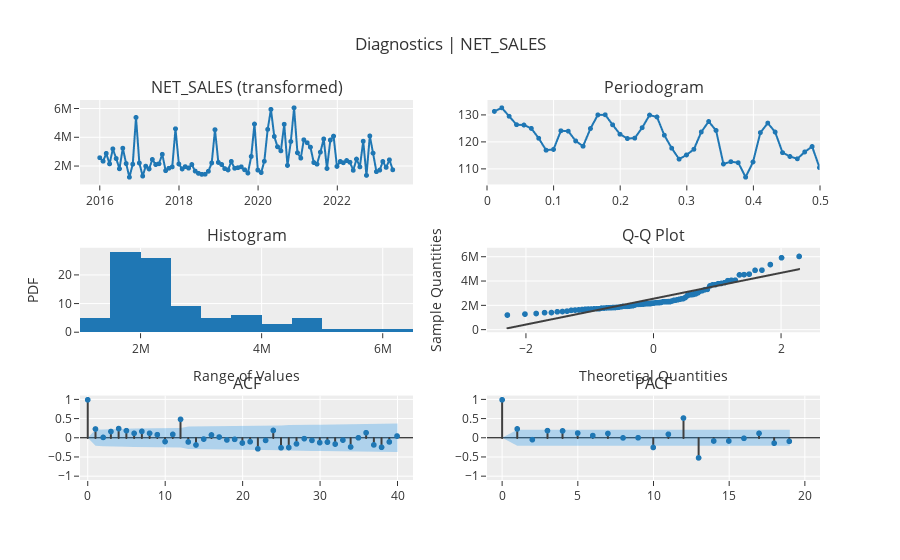

The cell this chart's notebook holds for it:
### Code cell
plot_model(plot = 'diagnostics')

### Figure 1 — Plotly figure (JSON) as saved in the notebook; plotly's stock layout.template omitted (floating-point values rounded to 4 significant figures)
{"data": [{"line": {"color": "rgb(31, 119, 180)", "width": 2}, "marker": {"color": "rgb(31, 119, 180)", "size": 5}, "mode": "lines+markers", "name": "NET_SALES (transformed)", "showlegend": false, "type": "scattergl", "x": ["2016-01-01T00:00:00", "2016-02-01T00:00:00", "2016-03-01T00:00:00", "2016-04-01T00:00:00", "2016-05-01T00:00:00", "2016-06-01T00:00:00", "2016-07-01T00:00:00", "2016-08-01T00:00:00", "2016-09-01T00:00:00", "2016-10-01T00:00:00", "2016-11-01T00:00:00", "2016-12-01T00:00:00", "2017-01-01T00:00:00", "2017-02-01T00:00:00", "2017-03-01T00:00:00", "2017-04-01T00:00:00", "2017-05-01T00:00:00", "2017-06-01T00:00:00", "2017-07-01T00:00:00", "2017-08-01T00:00:00", "2017-09-01T00:00:00", "2017-10-01T00:00:00", "2017-11-01T00:00:00", "2017-12-01T00:00:00", "2018-01-01T00:00:00", "2018-02-01T00:00:00", "2018-03-01T00:00:00", "2018-04-01T00:00:00", "2018-05-01T00:00:00", "2018-06-01T00:00:00", "2018-07-01T00:00:00", "2018-08-01T00:00:00", "2018-09-01T00:00:00", "2018-10-01T00:00:00", "2018-11-01T00:00:00", "2018-12-01T00:00:00", "2019-01-01T00:00:00", "2019-02-01T00:00:00", "2019-03-01T00:00:00", "2019-04-01T00:00:00", "2019-05-01T00:00:00", "2019-06-01T00:00:00", "2019-07-01T00:00:00", "2019-08-01T00:00:00", "2019-09-01T00:00:00", "2019-10-01T00:00:00", "2019-11-01T00:00:00", "2019-12-01T00:00:00", "2020-01-01T00:00:00", "2020-02-01T00:00:00", "2020-03-01T00:00:00", "2020-04-01T00:00:00", "2020-05-01T00:00:00", "2020-06-01T00:00:00", "2020-07-01T00:00:00", "2020-08-01T00:00:00", "2020-09-01T00:00:00", "2020-10-01T00:00:00", "2020-11-01T00:00:00", "2020-12-01T00:00:00", "2021-01-01T00:00:00", "2021-02-01T00:00:00", "2021-03-01T00:00:00", "2021-04-01T00:00:00", "2021-05-01T00:00:00", "2021-06-01T00:00:00", "2021-07-01T00:00:00", "2021-08-01T00:00:00", "2021-09-01T00:00:00", "2021-10-01T00:00:00", "2021-11-01T00:00:00", "2021-12-01T00:00:00", "2022-01-01T00:00:00", "2022-02-01T00:00:00", "2022-03-01T00:00:00", "2022-04-01T00:00:00", "2022-05-01T00:00:00", "2022-06-01T00:00:00", "2022-07-01T00:00:00", "2022-08-01T00:00:00", "2022-09-01T00:00:00", "2022-10-01T00:00:00", "2022-11-01T00:00:00", "2022-12-01T00:00:00", "2023-01-01T00:00:00", "2023-02-01T00:00:00", "2023-03-01T00:00:00", "2023-04-01T00:00:00", "2023-05-01T00:00:00", "2023-06-01T00:00:00"], "xaxis": "x", "y": [2592000.0, 2348000.0, 2895000.0, 2164000.0, 3210000.0, 2535000.0, 1820000.0, 3257000.0, 2185000.0, 1232000.0, 2138000.0, 5408000.0, 2221000.0, 1312000.0, 2004000.0, 1808000.0, 2467000.0, 2116000.0, 2169000.0, 2831000.0, 1689000.0, 1856000.0, 1954000.0, 4614000.0, 2156000.0, 1810000.0, 1968000.0, 1869000.0, 2115000.0, 1658000.0, 1501000.0, 1431000.0, 1439000.0, 1644000.0, 2228000.0, 4551000.0, 2265000.0, 2117000.0, 1830000.0, 1740000.0, 2333000.0, 1856000.0, 1895000.0, 1956000.0, 1749000.0, 1522000.0, 2682000.0, 4945000.0, 1729000.0, 1558000.0, 2346000.0, 4574000.0, 5971000.0, 4078000.0, 3357000.0, 3073000.0, 4931000.0, 2053000.0, 3727000.0, 6080000.0, 2937000.0, 2567000.0, 3845000.0, 3640000.0, 3332000.0, 2258000.0, 2143000.0, 2982000.0, 3904000.0, 1841000.0, 3827000.0, 4101000.0, 1986000.0, 2329000.0, 2240000.0, 2394000.0, 2276000.0, 1713000.0, 2497000.0, 1954000.0, 3746000.0, 1360000.0, 4112000.0, 2914000.0, 1622000.0, 1728000.0, 2326000.0, 1918000.0, 2444000.0, 1748000.0], "yaxis": "y"}, {"hoverinfo": "text", "hovertext": ["Freq: 0.0111<br>Ampl: 131.4795<br>Time period: 90.0", "Freq: 0.0222<br>Ampl: 132.8081<br>Time period: 45.0", "Freq: 0.0333<br>Ampl: 129.6521<br>Time period: 30.0", "Freq: 0.0444<br>Ampl: 126.5193<br>Time period: 22.5", "Freq: 0.0556<br>Ampl: 126.3928<br>Time period: 18.0", "Freq: 0.0667<br>Ampl: 125.1349<br>Time period: 15.0", "Freq: 0.0778<br>Ampl: 121.4472<br>Time period: 12.8571", "Freq: 0.0889<br>Ampl: 117.0087<br>Time period: 11.25", "Freq: 0.1<br>Ampl: 117.292<br>Time period: 10.0", "Freq: 0.1111<br>Ampl: 124.2475<br>Time period: 9.0", "Freq: 0.1222<br>Ampl: 124.0977<br>Time period: 8.1818", "Freq: 0.1333<br>Ampl: 120.4613<br>Time period: 7.5", "Freq: 0.1444<br>Ampl: 118.4888<br>Time period: 6.9231", "Freq: 0.1556<br>Ampl: 125.0706<br>Time period: 6.4286", "Freq: 0.1667<br>Ampl: 130.1636<br>Time period: 6.0", "Freq: 0.1778<br>Ampl: 130.209<br>Time period: 5.625", "Freq: 0.1889<br>Ampl: 126.4692<br>Time period: 5.2941", "Freq: 0.2<br>Ampl: 122.9587<br>Time period: 5.0", "Freq: 0.2111<br>Ampl: 121.3606<br>Time period: 4.7368", "Freq: 0.2222<br>Ampl: 121.5165<br>Time period: 4.5", "Freq: 0.2333<br>Ampl: 125.3978<br>Time period: 4.2857", "Freq: 0.2444<br>Ampl: 130.0937<br>Time period: 4.0909", "Freq: 0.2556<br>Ampl: 129.397<br>Time period: 3.913", "Freq: 0.2667<br>Ampl: 122.5854<br>Time period: 3.75", "Freq: 0.2778<br>Ampl: 117.7468<br>Time period: 3.6", "Freq: 0.2889<br>Ampl: 113.6722<br>Time period: 3.4615", "Freq: 0.3<br>Ampl: 115.245<br>Time period: 3.3333", "Freq: 0.3111<br>Ampl: 117.3539<br>Time period: 3.2143", "Freq: 0.3222<br>Ampl: 123.7945<br>Time period: 3.1034", "Freq: 0.3333<br>Ampl: 127.7001<br>Time period: 3.0", "Freq: 0.3444<br>Ampl: 124.3623<br>Time period: 2.9032", "Freq: 0.3556<br>Ampl: 111.8685<br>Time period: 2.8125", "Freq: 0.3667<br>Ampl: 112.7354<br>Time period: 2.7273", "Freq: 0.3778<br>Ampl: 112.3515<br>Time period: 2.6471", "Freq: 0.3889<br>Ampl: 106.9528<br>Time period: 2.5714", "Freq: 0.4<br>Ampl: 112.6224<br>Time period: 2.5", "Freq: 0.4111<br>Ampl: 123.5677<br>Time period: 2.4324", "Freq: 0.4222<br>Ampl: 127.1111<br>Time period: 2.3684", "Freq: 0.4333<br>Ampl: 123.7602<br>Time period: 2.3077", "Freq: 0.4444<br>Ampl: 116.0914<br>Time period: 2.25", "Freq: 0.4556<br>Ampl: 114.6684<br>Time period: 2.1951", "Freq: 0.4667<br>Ampl: 113.8042<br>Time period: 2.1429", "Freq: 0.4778<br>Ampl: 116.3662<br>Time period: 2.093", "Freq: 0.4889<br>Ampl: 118.3728<br>Time period: 2.0455", "Freq: 0.5<br>Ampl: 110.5239<br>Time period: 2.0"], "line": {"color": "#1f77b4", "width": 2}, "marker": {"size": 5}, "mode": "lines+markers", "name": "NET_SALES (transformed)", "showlegend": false, "type": "scattergl", "x": [0.01111, 0.02222, 0.03333, 0.04444, 0.05556, 0.06667, 0.07778, 0.08889, 0.1, 0.1111, 0.1222, 0.1333, 0.1444, 0.1556, 0.1667, 0.1778, 0.1889, 0.2, 0.2111, 0.2222, 0.2333, 0.2444, 0.2556, 0.2667, 0.2778, 0.2889, 0.3, 0.3111, 0.3222, 0.3333, 0.3444, 0.3556, 0.3667, 0.3778, 0.3889, 0.4, 0.4111, 0.4222, 0.4333, 0.4444, 0.4556, 0.4667, 0.4778, 0.4889, 0.5], "xaxis": "x2", "y": [131.5, 132.8, 129.7, 126.5, 126.4, 125.1, 121.4, 117.0, 117.3, 124.2, 124.1, 120.5, 118.5, 125.1, 130.2, 130.2, 126.5, 123.0, 121.4, 121.5, 125.4, 130.1, 129.4, 122.6, 117.7, 113.7, 115.2, 117.4, 123.8, 127.7, 124.4, 111.9, 112.7, 112.4, 107.0, 112.6, 123.6, 127.1, 123.8, 116.1, 114.7, 113.8, 116.4, 118.4, 110.5], "yaxis": "y2"}, {"alignmentgroup": "True", "bingroup": "x", "hovertemplate": "variable=NET_SALES (transformed)<br>value=%{x}<br>count=%{y}<extra></extra>", "legendgroup": "NET_SALES (transformed)", "marker": {"color": "#1f77b4", "pattern": {"shape": ""}}, "name": "NET_SALES (transformed)", "offsetgroup": "NET_SALES (transformed)", "orientation": "v", "showlegend": false, "type": "histogram", "x": [2592000.0, 2348000.0, 2895000.0, 2164000.0, 3210000.0, 2535000.0, 1820000.0, 3257000.0, 2185000.0, 1232000.0, 2138000.0, 5408000.0, 2221000.0, 1312000.0, 2004000.0, 1808000.0, 2467000.0, 2116000.0, 2169000.0, 2831000.0, 1689000.0, 1856000.0, 1954000.0, 4614000.0, 2156000.0, 1810000.0, 1968000.0, 1869000.0, 2115000.0, 1658000.0, 1501000.0, 1431000.0, 1439000.0, 1644000.0, 2228000.0, 4551000.0, 2265000.0, 2117000.0, 1830000.0, 1740000.0, 2333000.0, 1856000.0, 1895000.0, 1956000.0, 1749000.0, 1522000.0, 2682000.0, 4945000.0, 1729000.0, 1558000.0, 2346000.0, 4574000.0, 5971000.0, 4078000.0, 3357000.0, 3073000.0, 4931000.0, 2053000.0, 3727000.0, 6080000.0, 2937000.0, 2567000.0, 3845000.0, 3640000.0, 3332000.0, 2258000.0, 2143000.0, 2982000.0, 3904000.0, 1841000.0, 3827000.0, 4101000.0, 1986000.0, 2329000.0, 2240000.0, 2394000.0, 2276000.0, 1713000.0, 2497000.0, 1954000.0, 3746000.0, 1360000.0, 4112000.0, 2914000.0, 1622000.0, 1728000.0, 2326000.0, 1918000.0, 2444000.0, 1748000.0], "xaxis": "x3", "yaxis": "y3"}, {"marker": {"color": "#1f77b4"}, "mode": "markers", "name": "NET_SALES (transformed)", "showlegend": false, "type": "scattergl", "x": [-2.291, -2.015, -1.839, -1.707, -1.599, -1.507, -1.426, -1.354, -1.288, -1.227, -1.171, -1.118, -1.068, -1.02, -0.9748, -0.9314, -0.8897, -0.8495, -0.8106, -0.7729, -0.7363, -0.7007, -0.6659, -0.6319, -0.5986, -0.5659, -0.5339, -0.5024, -0.4714, -0.4408, -0.4107, -0.3809, -0.3514, -0.3223, -0.2934, -0.2647, -0.2363, -0.2081, -0.18, -0.1521, -0.1243, -0.09656, -0.06892, -0.04133, -0.01377, 0.01377, 0.04133, 0.06892, 0.09656, 0.1243, 0.1521, 0.18, 0.2081, 0.2363, 0.2647, 0.2934, 0.3223, 0.3514, 0.3809, 0.4107, 0.4408, 0.4714, 0.5024, 0.5339, 0.5659, 0.5986, 0.6319, 0.6659, 0.7007, 0.7363, 0.7729, 0.8106, 0.8495, 0.8897, 0.9314, 0.9748, 1.02, 1.068, 1.118, 1.171, 1.227, 1.288, 1.354, 1.426, 1.507, 1.599, 1.707, 1.839, 2.015, 2.291], "xaxis": "x4", "y": [1232000.0, 1312000.0, 1360000.0, 1431000.0, 1439000.0, 1501000.0, 1522000.0, 1558000.0, 1622000.0, 1644000.0, 1658000.0, 1689000.0, 1713000.0, 1728000.0, 1729000.0, 1740000.0, 1748000.0, 1749000.0, 1808000.0, 1810000.0, 1820000.0, 1830000.0, 1841000.0, 1856000.0, 1856000.0, 1869000.0, 1895000.0, 1918000.0, 1954000.0, 1954000.0, 1956000.0, 1968000.0, 1986000.0, 2004000.0, 2053000.0, 2115000.0, 2116000.0, 2117000.0, 2138000.0, 2143000.0, 2156000.0, 2164000.0, 2169000.0, 2185000.0, 2221000.0, 2228000.0, 2240000.0, 2258000.0, 2265000.0, 2276000.0, 2326000.0, 2329000.0, 2333000.0, 2346000.0, 2348000.0, 2394000.0, 2444000.0, 2467000.0, 2497000.0, 2535000.0, 2567000.0, 2592000.0, 2682000.0, 2831000.0, 2895000.0, 2914000.0, 2937000.0, 2982000.0, 3073000.0, 3210000.0, 3257000.0, 3332000.0, 3357000.0, 3640000.0, 3727000.0, 3746000.0, 3827000.0, 3845000.0, 3904000.0, 4078000.0, 4101000.0, 4112000.0, 4551000.0, 4574000.0, 4614000.0, 4931000.0, 4945000.0, 5408000.0, 5971000.0, 6080000.0], "yaxis": "y4"}, {"line": {"color": "#3f3f3f"}, "mode": "lines", "name": "NET_SALES (transformed)", "showlegend": false, "type": "scattergl", "x": [-2.291, -2.015, -1.839, -1.707, -1.599, -1.507, -1.426, -1.354, -1.288, -1.227, -1.171, -1.118, -1.068, -1.02, -0.9748, -0.9314, -0.8897, -0.8495, -0.8106, -0.7729, -0.7363, -0.7007, -0.6659, -0.6319, -0.5986, -0.5659, -0.5339, -0.5024, -0.4714, -0.4408, -0.4107, -0.3809, -0.3514, -0.3223, -0.2934, -0.2647, -0.2363, -0.2081, -0.18, -0.1521, -0.1243, -0.09656, -0.06892, -0.04133, -0.01377, 0.01377, 0.04133, 0.06892, 0.09656, 0.1243, 0.1521, 0.18, 0.2081, 0.2363, 0.2647, 0.2934, 0.3223, 0.3514, 0.3809, 0.4107, 0.4408, 0.4714, 0.5024, 0.5339, 0.5659, 0.5986, 0.6319, 0.6659, 0.7007, 0.7363, 0.7729, 0.8106, 0.8495, 0.8897, 0.9314, 0.9748, 1.02, 1.068, 1.118, 1.171, 1.227, 1.288, 1.354, 1.426, 1.507, 1.599, 1.707, 1.839, 2.015, 2.291], "xaxis": "x4", "y": [135900.0, 430700.0, 618100.0, 759400.0, 874400.0, 972500.0, 1059000.0, 1136000.0, 1206000.0, 1271000.0, 1331000.0, 1388000.0, 1441000.0, 1492000.0, 1540000.0, 1587000.0, 1631000.0, 1674000.0, 1715000.0, 1756000.0, 1795000.0, 1833000.0, 1870000.0, 1906000.0, 1942000.0, 1977000.0, 2011000.0, 2044000.0, 2077000.0, 2110000.0, 2142000.0, 2174000.0, 2206000.0, 2237000.0, 2267000.0, 2298000.0, 2328000.0, 2358000.0, 2388000.0, 2418000.0, 2448000.0, 2477000.0, 2507000.0, 2536000.0, 2566000.0, 2595000.0, 2625000.0, 2654000.0, 2684000.0, 2713000.0, 2743000.0, 2773000.0, 2803000.0, 2833000.0, 2863000.0, 2894000.0, 2924000.0, 2956000.0, 2987000.0, 3019000.0, 3051000.0, 3084000.0, 3117000.0, 3150000.0, 3185000.0, 3219000.0, 3255000.0, 3291000.0, 3328000.0, 3366000.0, 3405000.0, 3446000.0, 3487000.0, 3530000.0, 3575000.0, 3621000.0, 3669000.0, 3720000.0, 3773000.0, 3830000.0, 3890000.0, 3955000.0, 4025000.0, 4102000.0, 4189000.0, 4287000.0, 4402000.0, 4543000.0, 4730000.0, 5025000.0], "yaxis": "y4"}, {"line": {"color": "#3f3f3f"}, "mode": "lines", "name": "ACF", "showlegend": false, "type": "scattergl", "x": [0, 0], "xaxis": "x5", "y": [0, 1], "yaxis": "y5"}, {"line": {"color": "#3f3f3f"}, "mode": "lines", "name": "ACF", "showlegend": false, "type": "scattergl", "x": [1, 1], "xaxis": "x5", "y": [0, 0.2359], "yaxis": "y5"}, {"line": {"color": "#3f3f3f"}, "mode": "lines", "name": "ACF", "showlegend": false, "type": "scattergl", "x": [2, 2], "xaxis": "x5", "y": [0, 0.01535], "yaxis": "y5"}, {"line": {"color": "#3f3f3f"}, "mode": "lines", "name": "ACF", "showlegend": false, "type": "scattergl", "x": [3, 3], "xaxis": "x5", "y": [0, 0.1697], "yaxis": "y5"}, {"line": {"color": "#3f3f3f"}, "mode": "lines", "name": "ACF", "showlegend": false, "type": "scattergl", "x": [4, 4], "xaxis": "x5", "y": [0, 0.2465], "yaxis": "y5"}, {"line": {"color": "#3f3f3f"}, "mode": "lines", "name": "ACF", "showlegend": false, "type": "scattergl", "x": [5, 5], "xaxis": "x5", "y": [0, 0.1919], "yaxis": "y5"}, {"line": {"color": "#3f3f3f"}, "mode": "lines", "name": "ACF", "showlegend": false, "type": "scattergl", "x": [6, 6], "xaxis": "x5", "y": [0, 0.1219], "yaxis": "y5"}, {"line": {"color": "#3f3f3f"}, "mode": "lines", "name": "ACF", "showlegend": false, "type": "scattergl", "x": [7, 7], "xaxis": "x5", "y": [0, 0.1734], "yaxis": "y5"}, {"line": {"color": "#3f3f3f"}, "mode": "lines", "name": "ACF", "showlegend": false, "type": "scattergl", "x": [8, 8], "xaxis": "x5", "y": [0, 0.1236], "yaxis": "y5"}, {"line": {"color": "#3f3f3f"}, "mode": "lines", "name": "ACF", "showlegend": false, "type": "scattergl", "x": [9, 9], "xaxis": "x5", "y": [0, 0.08684], "yaxis": "y5"}, {"line": {"color": "#3f3f3f"}, "mode": "lines", "name": "ACF", "showlegend": false, "type": "scattergl", "x": [10, 10], "xaxis": "x5", "y": [0, -0.09501], "yaxis": "y5"}, {"line": {"color": "#3f3f3f"}, "mode": "lines", "name": "ACF", "showlegend": false, "type": "scattergl", "x": [11, 11], "xaxis": "x5", "y": [0, 0.09468], "yaxis": "y5"}, {"line": {"color": "#3f3f3f"}, "mode": "lines", "name": "ACF", "showlegend": false, "type": "scattergl", "x": [12, 12], "xaxis": "x5", "y": [0, 0.4875], "yaxis": "y5"}, {"line": {"color": "#3f3f3f"}, "mode": "lines", "name": "ACF", "showlegend": false, "type": "scattergl", "x": [13, 13], "xaxis": "x5", "y": [0, -0.1038], "yaxis": "y5"}, {"line": {"color": "#3f3f3f"}, "mode": "lines", "name": "ACF", "showlegend": false, "type": "scattergl", "x": [14, 14], "xaxis": "x5", "y": [0, -0.1829], "yaxis": "y5"}, {"line": {"color": "#3f3f3f"}, "mode": "lines", "name": "ACF", "showlegend": false, "type": "scattergl", "x": [15, 15], "xaxis": "x5", "y": [0, -0.02879], "yaxis": "y5"}, {"line": {"color": "#3f3f3f"}, "mode": "lines", "name": "ACF", "showlegend": false, "type": "scattergl", "x": [16, 16], "xaxis": "x5", "y": [0, 0.079], "yaxis": "y5"}, {"line": {"color": "#3f3f3f"}, "mode": "lines", "name": "ACF", "showlegend": false, "type": "scattergl", "x": [17, 17], "xaxis": "x5", "y": [0, 0.02549], "yaxis": "y5"}, {"line": {"color": "#3f3f3f"}, "mode": "lines", "name": "ACF", "showlegend": false, "type": "scattergl", "x": [18, 18], "xaxis": "x5", "y": [0, -0.05122], "yaxis": "y5"}, {"line": {"color": "#3f3f3f"}, "mode": "lines", "name": "ACF", "showlegend": false, "type": "scattergl", "x": [19, 19], "xaxis": "x5", "y": [0, -0.03549], "yaxis": "y5"}, {"line": {"color": "#3f3f3f"}, "mode": "lines", "name": "ACF", "showlegend": false, "type": "scattergl", "x": [20, 20], "xaxis": "x5", "y": [0, -0.1312], "yaxis": "y5"}, {"line": {"color": "#3f3f3f"}, "mode": "lines", "name": "ACF", "showlegend": false, "type": "scattergl", "x": [21, 21], "xaxis": "x5", "y": [0, -0.09774], "yaxis": "y5"}, {"line": {"color": "#3f3f3f"}, "mode": "lines", "name": "ACF", "showlegend": false, "type": "scattergl", "x": [22, 22], "xaxis": "x5", "y": [0, -0.2834], "yaxis": "y5"}, {"line": {"color": "#3f3f3f"}, "mode": "lines", "name": "ACF", "showlegend": false, "type": "scattergl", "x": [23, 23], "xaxis": "x5", "y": [0, -0.0632], "yaxis": "y5"}, {"line": {"color": "#3f3f3f"}, "mode": "lines", "name": "ACF", "showlegend": false, "type": "scattergl", "x": [24, 24], "xaxis": "x5", "y": [0, 0.198], "yaxis": "y5"}, {"line": {"color": "#3f3f3f"}, "mode": "lines", "name": "ACF", "showlegend": false, "type": "scattergl", "x": [25, 25], "xaxis": "x5", "y": [0, -0.2558], "yaxis": "y5"}, {"line": {"color": "#3f3f3f"}, "mode": "lines", "name": "ACF", "showlegend": false, "type": "scattergl", "x": [26, 26], "xaxis": "x5", "y": [0, -0.2499], "yaxis": "y5"}, {"line": {"color": "#3f3f3f"}, "mode": "lines", "name": "ACF", "showlegend": false, "type": "scattergl", "x": [27, 27], "xaxis": "x5", "y": [0, -0.1538], "yaxis": "y5"}, {"line": {"color": "#3f3f3f"}, "mode": "lines", "name": "ACF", "showlegend": false, "type": "scattergl", "x": [28, 28], "xaxis": "x5", "y": [0, -0.01756], "yaxis": "y5"}, {"line": {"color": "#3f3f3f"}, "mode": "lines", "name": "ACF", "showlegend": false, "type": "scattergl", "x": [29, 29], "xaxis": "x5", "y": [0, -0.06267], "yaxis": "y5"}, {"line": {"color": "#3f3f3f"}, "mode": "lines", "name": "ACF", "showlegend": false, "type": "scattergl", "x": [30, 30], "xaxis": "x5", "y": [0, -0.1219], "yaxis": "y5"}, {"line": {"color": "#3f3f3f"}, "mode": "lines", "name": "ACF", "showlegend": false, "type": "scattergl", "x": [31, 31], "xaxis": "x5", "y": [0, -0.1079], "yaxis": "y5"}, {"line": {"color": "#3f3f3f"}, "mode": "lines", "name": "ACF", "showlegend": false, "type": "scattergl", "x": [32, 32], "xaxis": "x5", "y": [0, -0.1599], "yaxis": "y5"}, {"line": {"color": "#3f3f3f"}, "mode": "lines", "name": "ACF", "showlegend": false, "type": "scattergl", "x": [33, 33], "xaxis": "x5", "y": [0, -0.05482], "yaxis": "y5"}, {"line": {"color": "#3f3f3f"}, "mode": "lines", "name": "ACF", "showlegend": false, "type": "scattergl", "x": [34, 34], "xaxis": "x5", "y": [0, -0.2349], "yaxis": "y5"}, {"line": {"color": "#3f3f3f"}, "mode": "lines", "name": "ACF", "showlegend": false, "type": "scattergl", "x": [35, 35], "xaxis": "x5", "y": [0, 0.005371], "yaxis": "y5"}, {"line": {"color": "#3f3f3f"}, "mode": "lines", "name": "ACF", "showlegend": false, "type": "scattergl", "x": [36, 36], "xaxis": "x5", "y": [0, 0.1374], "yaxis": "y5"}, {"line": {"color": "#3f3f3f"}, "mode": "lines", "name": "ACF", "showlegend": false, "type": "scattergl", "x": [37, 37], "xaxis": "x5", "y": [0, -0.1806], "yaxis": "y5"}, {"line": {"color": "#3f3f3f"}, "mode": "lines", "name": "ACF", "showlegend": false, "type": "scattergl", "x": [38, 38], "xaxis": "x5", "y": [0, -0.2433], "yaxis": "y5"}, {"line": {"color": "#3f3f3f"}, "mode": "lines", "name": "ACF", "showlegend": false, "type": "scattergl", "x": [39, 39], "xaxis": "x5", "y": [0, -0.103], "yaxis": "y5"}, {"line": {"color": "#3f3f3f"}, "mode": "lines", "name": "ACF", "showlegend": false, "type": "scattergl", "x": [40, 40], "xaxis": "x5", "y": [0, 0.05132], "yaxis": "y5"}, {"marker": {"color": "#1f77b4", "size": 6}, "mode": "markers", "name": "ACF", "showlegend": false, "type": "scattergl", "x": [0, 1, 2, 3, 4, 5, 6, 7, 8, 9, 10, 11, 12, 13, 14, 15, 16, 17, 18, 19, 20, 21, 22, 23, 24, 25, 26, 27, 28, 29, 30, 31, 32, 33, 34, 35, 36, 37, 38, 39, 40], "xaxis": "x5", "y": [1, 0.2359, 0.01535, 0.1697, 0.2465, 0.1919, 0.1219, 0.1734, 0.1236, 0.08684, -0.09501, 0.09468, 0.4875, -0.1038, -0.1829, -0.02879, 0.079, 0.02549, -0.05122, -0.03549, -0.1312, -0.09774, -0.2834, -0.0632, 0.198, -0.2558, -0.2499, -0.1538, -0.01756, -0.06267, -0.1219, -0.1079, -0.1599, -0.05482, -0.2349, 0.005371, 0.1374, -0.1806, -0.2433, -0.103, 0.05132], "yaxis": "y5"}, {"line": {"color": "rgba(255,255,255,0)"}, "mode": "lines", "name": "UC", "showlegend": false, "type": "scatter", "x": [0, 1, 2, 3, 4, 5, 6, 7, 8, 9, 10, 11, 12, 13, 14, 15, 16, 17, 18, 19, 20, 21, 22, 23, 24, 25, 26, 27, 28, 29, 30, 31, 32, 33, 34, 35, 36, 37, 38, 39, 40], "xaxis": "x5", "y": [0, 0.2066, 0.2178, 0.2178, 0.2234, 0.2347, 0.2413, 0.2439, 0.2492, 0.2518, 0.253, 0.2545, 0.256, 0.293, 0.2946, 0.2994, 0.2995, 0.3004, 0.3005, 0.3008, 0.301, 0.3034, 0.3048, 0.3158, 0.3164, 0.3216, 0.3302, 0.3382, 0.3411, 0.3412, 0.3417, 0.3435, 0.345, 0.3481, 0.3485, 0.3552, 0.3552, 0.3574, 0.3613, 0.3682, 0.3695], "yaxis": "y5"}, {"fill": "tonexty", "fillcolor": "rgba(32, 146, 230,0.3)", "line": {"color": "rgba(255,255,255,0)"}, "mode": "lines", "name": "LC", "showlegend": false, "type": "scatter", "x": [0, 1, 2, 3, 4, 5, 6, 7, 8, 9, 10, 11, 12, 13, 14, 15, 16, 17, 18, 19, 20, 21, 22, 23, 24, 25, 26, 27, 28, 29, 30, 31, 32, 33, 34, 35, 36, 37, 38, 39, 40], "xaxis": "x5", "y": [0, -0.2066, -0.2178, -0.2178, -0.2234, -0.2347, -0.2413, -0.2439, -0.2492, -0.2518, -0.253, -0.2545, -0.256, -0.293, -0.2946, -0.2994, -0.2995, -0.3004, -0.3005, -0.3008, -0.301, -0.3034, -0.3048, -0.3158, -0.3164, -0.3216, -0.3302, -0.3382, -0.3411, -0.3412, -0.3417, -0.3435, -0.345, -0.3481, -0.3485, -0.3552, -0.3552, -0.3574, -0.3613, -0.3682, -0.3695], "yaxis": "y5"}, {"line": {"color": "#3f3f3f"}, "mode": "lines", "name": "PACF", "showlegend": false, "type": "scattergl", "x": [0, 0], "xaxis": "x6", "y": [0, 1], "yaxis": "y6"}, {"line": {"color": "#3f3f3f"}, "mode": "lines", "name": "PACF", "showlegend": false, "type": "scattergl", "x": [1, 1], "xaxis": "x6", "y": [0, 0.2385], "yaxis": "y6"}, {"line": {"color": "#3f3f3f"}, "mode": "lines", "name": "PACF", "showlegend": false, "type": "scattergl", "x": [2, 2], "xaxis": "x6", "y": [0, -0.04367], "yaxis": "y6"}, {"line": {"color": "#3f3f3f"}, "mode": "lines", "name": "PACF", "showlegend": false, "type": "scattergl", "x": [3, 3], "xaxis": "x6", "y": [0, 0.1934], "yaxis": "y6"}, {"line": {"color": "#3f3f3f"}, "mode": "lines", "name": "PACF", "showlegend": false, "type": "scattergl", "x": [4, 4], "xaxis": "x6", "y": [0, 0.1856], "yaxis": "y6"}, {"line": {"color": "#3f3f3f"}, "mode": "lines", "name": "PACF", "showlegend": false, "type": "scattergl", "x": [5, 5], "xaxis": "x6", "y": [0, 0.1287], "yaxis": "y6"}, {"line": {"color": "#3f3f3f"}, "mode": "lines", "name": "PACF", "showlegend": false, "type": "scattergl", "x": [6, 6], "xaxis": "x6", "y": [0, 0.06292], "yaxis": "y6"}, {"line": {"color": "#3f3f3f"}, "mode": "lines", "name": "PACF", "showlegend": false, "type": "scattergl", "x": [7, 7], "xaxis": "x6", "y": [0, 0.1182], "yaxis": "y6"}, {"line": {"color": "#3f3f3f"}, "mode": "lines", "name": "PACF", "showlegend": false, "type": "scattergl", "x": [8, 8], "xaxis": "x6", "y": [0, 0.002452], "yaxis": "y6"}, {"line": {"color": "#3f3f3f"}, "mode": "lines", "name": "PACF", "showlegend": false, "type": "scattergl", "x": [9, 9], "xaxis": "x6", "y": [0, 0.006185], "yaxis": "y6"}, {"line": {"color": "#3f3f3f"}, "mode": "lines", "name": "PACF", "showlegend": false, "type": "scattergl", "x": [10, 10], "xaxis": "x6", "y": [0, -0.2478], "yaxis": "y6"}, {"line": {"color": "#3f3f3f"}, "mode": "lines", "name": "PACF", "showlegend": false, "type": "scattergl", "x": [11, 11], "xaxis": "x6", "y": [0, 0.09731], "yaxis": "y6"}, {"line": {"color": "#3f3f3f"}, "mode": "lines", "name": "PACF", "showlegend": false, "type": "scattergl", "x": [12, 12], "xaxis": "x6", "y": [0, 0.5221], "yaxis": "y6"}, {"line": {"color": "#3f3f3f"}, "mode": "lines", "name": "PACF", "showlegend": false, "type": "scattergl", "x": [13, 13], "xaxis": "x6", "y": [0, -0.5203], "yaxis": "y6"}, {"line": {"color": "#3f3f3f"}, "mode": "lines", "name": "PACF", "showlegend": false, "type": "scattergl", "x": [14, 14], "xaxis": "x6", "y": [0, -0.07846], "yaxis": "y6"}, {"line": {"color": "#3f3f3f"}, "mode": "lines", "name": "PACF", "showlegend": false, "type": "scattergl", "x": [15, 15], "xaxis": "x6", "y": [0, -0.07849], "yaxis": "y6"}, {"line": {"color": "#3f3f3f"}, "mode": "lines", "name": "PACF", "showlegend": false, "type": "scattergl", "x": [16, 16], "xaxis": "x6", "y": [0, -0.007785], "yaxis": "y6"}, {"line": {"color": "#3f3f3f"}, "mode": "lines", "name": "PACF", "showlegend": false, "type": "scattergl", "x": [17, 17], "xaxis": "x6", "y": [0, 0.1215], "yaxis": "y6"}, {"line": {"color": "#3f3f3f"}, "mode": "lines", "name": "PACF", "showlegend": false, "type": "scattergl", "x": [18, 18], "xaxis": "x6", "y": [0, -0.1359], "yaxis": "y6"}, {"line": {"color": "#3f3f3f"}, "mode": "lines", "name": "PACF", "showlegend": false, "type": "scattergl", "x": [19, 19], "xaxis": "x6", "y": [0, -0.08656], "yaxis": "y6"}, {"marker": {"color": "#1f77b4", "size": 6}, "mode": "markers", "name": "PACF", "showlegend": false, "type": "scattergl", "x": [0, 1, 2, 3, 4, 5, 6, 7, 8, 9, 10, 11, 12, 13, 14, 15, 16, 17, 18, 19], "xaxis": "x6", "y": [1, 0.2385, -0.04367, 0.1934, 0.1856, 0.1287, 0.06292, 0.1182, 0.002452, 0.006185, -0.2478, 0.09731, 0.5221, -0.5203, -0.07846, -0.07849, -0.007785, 0.1215, -0.1359, -0.08656], "yaxis": "y6"}, {"line": {"color": "rgba(255,255,255,0)"}, "mode": "lines", "name": "UC", "showlegend": false, "type": "scatter", "x": [0, 1, 2, 3, 4, 5, 6, 7, 8, 9, 10, 11, 12, 13, 14, 15, 16, 17, 18, 19], "xaxis": "x6", "y": [0, 0.2066, 0.2066, 0.2066, 0.2066, 0.2066, 0.2066, 0.2066, 0.2066, 0.2066, 0.2066, 0.2066, 0.2066, 0.2066, 0.2066, 0.2066, 0.2066, 0.2066, 0.2066, 0.2066], "yaxis": "y6"}, {"fill": "tonexty", "fillcolor": "rgba(32, 146, 230,0.3)", "line": {"color": "rgba(255,255,255,0)"}, "mode": "lines", "name": "LC", "showlegend": false, "type": "scatter", "x": [0, 1, 2, 3, 4, 5, 6, 7, 8, 9, 10, 11, 12, 13, 14, 15, 16, 17, 18, 19], "xaxis": "x6", "y": [0, -0.2066, -0.2066, -0.2066, -0.2066, -0.2066, -0.2066, -0.2066, -0.2066, -0.2066, -0.2066, -0.2066, -0.2066, -0.2066, -0.2066, -0.2066, -0.2066, -0.2066, -0.2066, -0.2066], "yaxis": "y6"}], "layout": {"annotations": [{"font": {"size": 16}, "showarrow": false, "text": "NET_SALES (transformed)", "x": 0.225, "xanchor": "center", "xref": "paper", "y": 1, "yanchor": "bottom", "yref": "paper"}, {"font": {"size": 16}, "showarrow": false, "text": "Periodogram", "x": 0.775, "xanchor": "center", "xref": "paper", "y": 1, "yanchor": "bottom", "yref": "paper"}, {"font": {"size": 16}, "showarrow": false, "text": "Histogram", "x": 0.225, "xanchor": "center", "xref": "paper", "y": 0.6111, "yanchor": "bottom", "yref": "paper"}, {"font": {"size": 16}, "showarrow": false, "text": "Q-Q Plot", "x": 0.775, "xanchor": "center", "xref": "paper", "y": 0.6111, "yanchor": "bottom", "yref": "paper"}, {"font": {"size": 16}, "showarrow": false, "text": "ACF", "x": 0.225, "xanchor": "center", "xref": "paper", "y": 0.2222, "yanchor": "bottom", "yref": "paper"}, {"font": {"size": 16}, "showarrow": false, "text": "PACF", "x": 0.775, "xanchor": "center", "xref": "paper", "y": 0.2222, "yanchor": "bottom", "yref": "paper"}], "showlegend": false, "title": {"text": "Diagnostics | NET_SALES"}, "xaxis": {"anchor": "y", "domain": [0, 0.45]}, "xaxis2": {"anchor": "y2", "domain": [0.55, 1], "range": [0, 0.5]}, "xaxis3": {"anchor": "y3", "domain": [0, 0.45], "title": {"text": "Range of Values"}}, "xaxis4": {"anchor": "y4", "domain": [0.55, 1], "title": {"text": "Theoretical Quantities"}}, "xaxis5": {"anchor": "y5", "domain": [0, 0.45], "range": [-1, 42]}, "xaxis6": {"anchor": "y6", "domain": [0.55, 1], "range": [-1, 21]}, "yaxis": {"anchor": "x", "domain": [0.7778, 1]}, "yaxis2": {"anchor": "x2", "domain": [0.7778, 1]}, "yaxis3": {"anchor": "x3", "domain": [0.3889, 0.6111], "title": {"text": "PDF"}}, "yaxis4": {"anchor": "x4", "domain": [0.3889, 0.6111], "title": {"text": "Sample Quantities"}}, "yaxis5": {"anchor": "x5", "domain": [0, 0.2222], "range": [-1.1, 1.1], "zerolinecolor": "#000000"}, "yaxis6": {"anchor": "x6", "domain": [0, 0.2222], "range": [-1.1, 1.1], "zerolinecolor": "#000000"}}}
